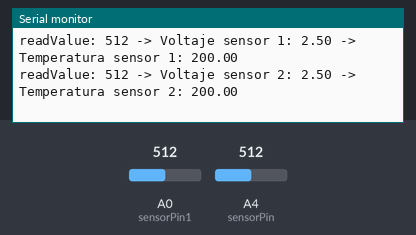
The sketch below on a simulated Arduino Uno, built with avr-gcc and run on an emulated ATmega328P. Shown: the last lines printed to the serial monitor. Inputs (shaded band) come from the test bench; at power-on: A0 (sensorPin1) = 512, A4 (sensorPin) = 512.

Above: at 1.2 s.
1.3 s: A0 (sensorPin1) set to 716
At 2.0 s:
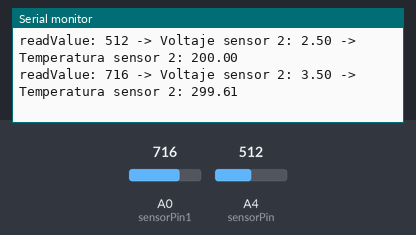
2.8 s: A4 (sensorPin) set to 716
At 3.5 s:
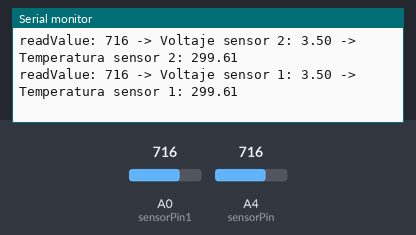
4.3 s: A0 (sensorPin1) set to 900
At 5.1 s:
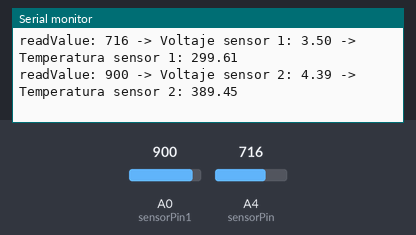
5.8 s: A4 (sensorPin) set to 900
At 6.8 s:
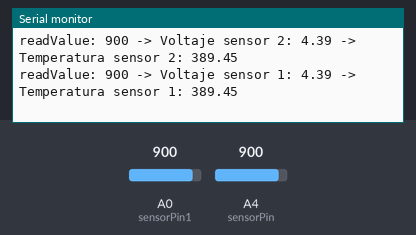
Timing chart, 0 to 8.3 s (numbered marks = the images above; inputs shaded):
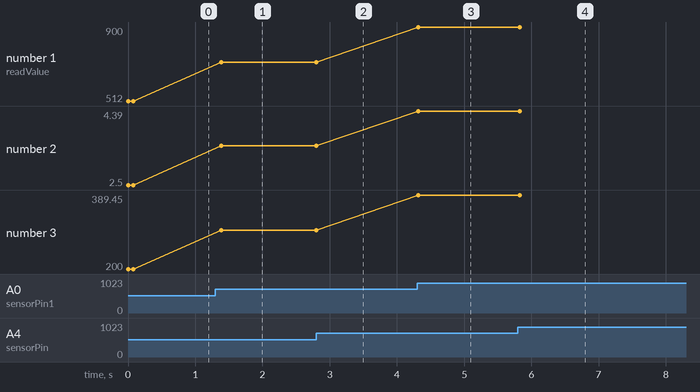

The sketch:

UNT-Clase-Arduino06_001.ino
```cpp
// Temperatura
int readValue = 0;
int readValue1 = 0;
int lastValue = 1;
int lastValue1 = 1;
int sensorPin = A4;
int sensorPin1 = A0;
float voltsValue;
float tempValue;
float voltsValue1;
float tempValue1;

void setup()
{
	Serial.begin(9600);
}

void loop()
{
  	readValue1=analogRead(sensorPin1);
	readValue = analogRead(sensorPin);
	if (lastValue != readValue) {
		Serial.print("readValue: ");
		Serial.print(readValue);
		lastValue = readValue;
		voltsValue = 5.0 / 1024 * readValue;
		Serial.print(" -> Voltaje sensor 1: ");
		Serial.print(voltsValue);
		tempValue = voltsValue * 100 - 50;
		Serial.print(" -> Temperatura sensor 1: ");
		Serial.println(tempValue);
	}
  	if (lastValue1 != readValue1) {
		Serial.print("readValue: ");
		Serial.print(readValue1);
		lastValue1 = readValue1;
		voltsValue1 = 5.0 / 1024 * readValue1;
		Serial.print(" -> Voltaje sensor 2: ");
		Serial.print(voltsValue1);
		tempValue1 = voltsValue1 * 100 - 50;
		Serial.print(" -> Temperatura sensor 2: ");
		Serial.println(tempValue1);
	}

	delay(100);
}
```

Measured:
- after the input at 1.3 s, the serial monitor: prints a new line after 0.09 s (image 1)
- after the input at 2.8 s, the serial monitor: prints a new line at once (image 2)
- after the input at 4.3 s, the serial monitor: prints a new line at once (image 3)
- after the input at 5.8 s, the serial monitor: prints a new line at once (image 4)
- plotted number 1: 512 → 716 after the input at 1.3 s, 716 → 900 after the input at 4.3 s
- plotted number 2: 2.5 → 3.5 after the input at 1.3 s, 3.5 → 4.39 after the input at 4.3 s
- plotted number 3: 200 → 299.61 after the input at 1.3 s, 299.61 → 389.45 after the input at 4.3 s
